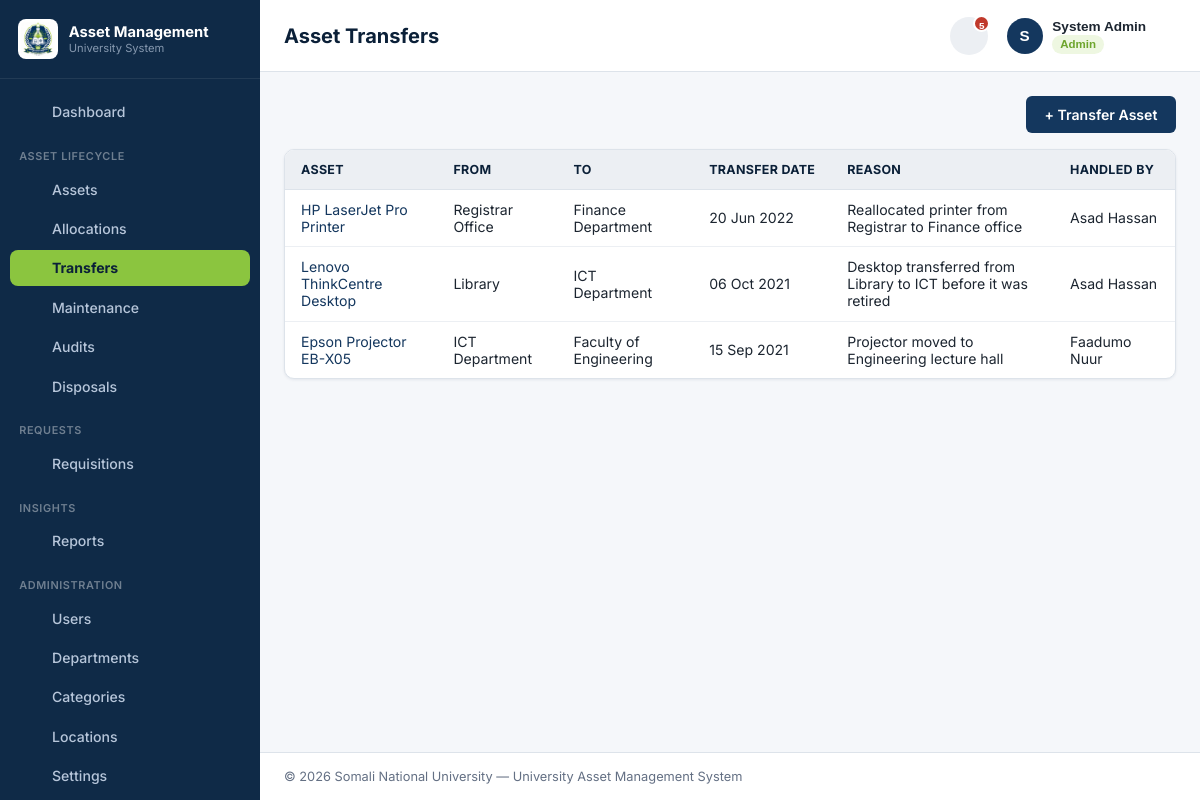
Page /modules/transfers/list.php (signed in) on the committed database.
### tables this page shows
CREATE TABLE asset_transfers (
    transfer_id          INT AUTO_INCREMENT PRIMARY KEY,
    asset_id             INT NOT NULL,
    from_department_id   INT NULL,
    to_department_id     INT NOT NULL,
    transfer_date        DATE NOT NULL,
    handled_by           INT NOT NULL,
    reason               VARCHAR(255) NULL,
    created_at           TIMESTAMP NOT NULL DEFAULT CURRENT_TIMESTAMP,
    updated_at           TIMESTAMP NOT NULL DEFAULT CURRENT_TIMESTAMP ON UPDATE CURRENT_TIMESTAMP,
    CONSTRAINT fk_transfers_asset FOREIGN KEY (asset_id) REFERENCES assets(asset_id)
        ON UPDATE CASCADE ON DELETE CASCADE,
    CONSTRAINT fk_transfers_from_dept FOREIGN KEY (from_department_id) REFERENCES departments(department_id)
        ON UPDATE CASCADE ON DELETE SET NULL,
    CONSTRAINT fk_transfers_to_dept FOREIGN KEY (to_department_id) REFERENCES departments(department_id)
        ON UPDATE CASCADE ON DELETE RESTRICT,
    CONSTRAINT fk_transfers_handled_by FOREIGN KEY (handled_by) REFERENCES users(user_id)
        ON UPDATE CASCADE ON DELETE RESTRICT
);

CREATE TABLE assets (
    asset_id         INT AUTO_INCREMENT PRIMARY KEY,
    name             VARCHAR(150) NOT NULL,
    category_id      INT NOT NULL,
    serial_no        VARCHAR(100) NULL,
    location_id      INT NULL,
    department_id    INT NULL COMMENT 'current custodian department',
    purchase_date    DATE NOT NULL,
    purchase_cost    DECIMAL(12,2) NOT NULL,
    warranty_expiry  DATE NULL,
    status           ENUM('active','under_repair','disposed') NOT NULL DEFAULT 'active',
    description      TEXT NULL,
    created_at       TIMESTAMP NOT NULL DEFAULT CURRENT_TIMESTAMP,
    updated_at       TIMESTAMP NOT NULL DEFAULT CURRENT_TIMESTAMP ON UPDATE CURRENT_TIMESTAMP,
    CONSTRAINT fk_assets_category FOREIGN KEY (category_id) REFERENCES categories(category_id)
        ON UPDATE CASCADE ON DELETE RESTRICT,
    CONSTRAINT fk_assets_location FOREIGN KEY (location_id) REFERENCES locations(location_id)
        ON UPDATE CASCADE ON DELETE SET NULL,
    CONSTRAINT fk_assets_department FOREIGN KEY (department_id) REFERENCES departments(department_id)
        ON UPDATE CASCADE ON DELETE SET NULL
);

CREATE TABLE departments (
    department_id    INT AUTO_INCREMENT PRIMARY KEY,
    department_name  VARCHAR(100) NOT NULL,
    head_id           INT NULL,
    location          VARCHAR(150) NULL,
    created_at        TIMESTAMP NOT NULL DEFAULT CURRENT_TIMESTAMP,
    updated_at        TIMESTAMP NOT NULL DEFAULT CURRENT_TIMESTAMP ON UPDATE CURRENT_TIMESTAMP
);

CREATE TABLE users (
    user_id        INT AUTO_INCREMENT PRIMARY KEY,
    name           VARCHAR(100) NOT NULL,
    email          VARCHAR(150) NOT NULL UNIQUE,
    username       VARCHAR(50) NOT NULL UNIQUE,
    password       VARCHAR(255) NOT NULL,
    role_id        INT NOT NULL,
    department_id  INT NULL,
    status         ENUM('active','inactive') NOT NULL DEFAULT 'active',
    created_at     TIMESTAMP NOT NULL DEFAULT CURRENT_TIMESTAMP,
    updated_at     TIMESTAMP NOT NULL DEFAULT CURRENT_TIMESTAMP ON UPDATE CURRENT_TIMESTAMP,
    CONSTRAINT fk_users_role FOREIGN KEY (role_id) REFERENCES roles(role_id)
        ON UPDATE CASCADE ON DELETE RESTRICT,
    CONSTRAINT fk_users_department FOREIGN KEY (department_id) REFERENCES departments(department_id)
        ON UPDATE CASCADE ON DELETE SET NULL
);

### includes/auth.php (called while the page is built, shortened)
<?php
function isLoggedIn(): bool
{
    return !empty($_SESSION['user_id']);
}
function hasRole(array $roles): bool
{
    return isLoggedIn() && in_array($_SESSION['role_name'], $roles, true);
}

### modules/transfers/list.php (the view, shortened to what this page needs)
<?php
require_once __DIR__ . '/../../includes/bootstrap.php';
$canEdit = hasRole([ROLE_ADMIN, ROLE_OFFICER]);
$where  = [];
$params = [];
$whereSql = $where ? ('WHERE ' . implode(' AND ', $where)) : '';
$sql = "SELECT t.*, a.name AS asset_name, df.department_name AS from_dept, dt.department_name AS to_dept, u.name AS handled_by_name
        FROM asset_transfers t
        JOIN assets a ON a.asset_id = t.asset_id
        LEFT JOIN departments df ON df.department_id = t.from_department_id
        LEFT JOIN departments dt ON dt.department_id = t.to_department_id
        LEFT JOIN users u ON u.user_id = t.handled_by
        $whereSql
        ORDER BY t.transfer_date DESC";
$stmt = $pdo->prepare($sql);
$stmt->execute($params);
$rows = $stmt->fetchAll();
include __DIR__ . '/../../includes/layout/header.php';
?>
<div class="card-header">
    <?php if ($canEdit): ?>
        <a href="<?= APP_URL ?>/modules/transfers/add.php" class="btn btn-primary">+ Transfer Asset</a>
    <?php endif; ?>
</div>
<div class="table-wrap">
<table id="transfersTable">
    <thead>
        <tr>
            <th data-sort>Asset</th>
            <th data-sort>From</th>
            <th data-sort>To</th>
            <th data-sort>Transfer Date</th>
            <th data-sort>Reason</th>
            <th data-sort>Handled By</th>
        </tr>
    </thead>
    <tbody>
    <?php foreach ($rows as $r): ?>
        <tr>
            <td><a href="<?= APP_URL ?>/modules/assets/view.php?id=<?= (int) $r['asset_id'] ?>"><?= e($r['asset_name']) ?></a></td>
            <td><?= e($r['from_dept'] ?? '—') ?></td>
            <td><?= e($r['to_dept'] ?? '—') ?></td>
            <td><?= formatDate($r['transfer_date']) ?></td>
            <td><?= e($r['reason'] ?? '—') ?></td>
            <td><?= e($r['handled_by_name'] ?? '—') ?></td>
        </tr>
    <?php endforeach; ?>
    </tbody>
</table>
</div>
<?php include __DIR__ . '/../../includes/layout/footer.php'; ?>

### static/css/style.css (style rules this page uses)
:root { --color-sidebar-bg: #0f2a47; --color-sidebar-bg-active: #16385e; --color-sidebar-text: #b7c6da; --color-sidebar-text-active: #ffffff; --color-primary: #14375e; --color-primary-dark: #0b2038; --color-primary-light: #e8edf3; --color-accent: #8bc53f; --color-accent-dark: #6ea52d; --color-accent-light: #eef7e1; --color-white: #ffffff; --color-gray-50: #f5f7fa; --color-gray-100: #eceff3; --color-gray-200: #dde3ea; --color-gray-300: #c3ccd6; --color-gray-500: #7c8898; --color-gray-700: #444e5c; --color-text: #1c2530; --color-text-muted: #647084; --color-success: #4c9a2a; --color-success-bg: #eef7e1; --color-warning: #c9861a; --color-warning-bg: #fbf0dd; --color-danger: #c0392b; --color-danger-bg: #fbe9e7; --color-neutral-bg: #eceff3; --radius: 10px; --shadow-sm: 0 1px 3px rgba(15, 42, 71, 0.08); --shadow-md: 0 8px 24px rgba(15, 42, 71, 0.14); --sidebar-width: 260px; }
* { box-sizing: border-box; }
body { margin: 0; font-family: 'Inter', 'Segoe UI', Tahoma, Geneva, Verdana, sans-serif; background: var(--color-gray-50); color: var(--color-text); font-size: 14.5px; }
a { color: var(--color-primary); text-decoration: none; }
.card-header { display: flex; align-items: center; justify-content: space-between; margin-bottom: 1rem; }
.btn { display: inline-flex; align-items: center; justify-content: center; gap: 0.4rem; padding: 0.55rem 1.1rem; border-radius: 6px; border: 1px solid transparent; font-size: 0.88rem; font-weight: 600; cursor: pointer; text-decoration: none; }
.btn-primary { background: var(--color-primary); color: #fff; }
.table-wrap { background: var(--color-white); border: 1px solid var(--color-gray-200); border-radius: var(--radius); overflow-x: auto; box-shadow: var(--shadow-sm); }
table { width: 100%; border-collapse: collapse; font-size: 0.88rem; }
thead th { background: var(--color-gray-100); color: var(--color-primary-dark); text-align: left; padding: 0.75rem 1rem; font-size: 0.78rem; text-transform: uppercase; letter-spacing: 0.3px; border-bottom: 1px solid var(--color-gray-200); cursor: pointer; white-space: nowrap; }
tbody td { padding: 0.7rem 1rem; border-bottom: 1px solid var(--color-gray-100); vertical-align: middle; }
tbody tr:last-child td { border-bottom: none; }

### rows in the picture
asset_transfers: asset.name "HP LaserJet Pro Printer", from_department.department_name "Registrar Office", to_department.department_name "Finance Department", transfer_date "20 Jun 2022", reason "Reallocated printer from Registrar to Finance office", handled_by.name "Asad Hassan"
asset_transfers: asset.name "Lenovo ThinkCentre Desktop", from_department.department_name "Library", to_department.department_name "ICT Department", transfer_date "06 Oct 2021", reason "Desktop transferred from Library to ICT before it was retired", handled_by.name "Asad Hassan"
asset_transfers: asset.name "Epson Projector EB-X05", from_department.department_name "ICT Department", to_department.department_name "Faculty of Engineering", transfer_date "15 Sep 2021", reason "Projector moved to Engineering lecture hall", handled_by.name "Faadumo Nuur"

### other values in the picture
t('brand.title') "Asset Management"
t('brand.subtitle') "University System"
$label "Dashboard Assets Allocations Transfers Maintenance Audits Disposals Requisitions Reports Users Departments Categories Locations Settings"
t('nav.section.assets') "ASSET LIFECYCLE"
t('nav.section.requests') "REQUESTS"
t('nav.section.insights') "INSIGHTS"
t('nav.section.admin') "ADMINISTRATION"
$pageTitle "Asset Transfers"
$pendingAlertTotal "5"
mb_strtoupper(mb_substr($user['name'] ?? 'A', 0, 1)) "S"
$user['name'] "System Admin"
$user['role_name'] "Admin"
$uniName "Somali National University"
t('footer.system_name') "University Asset Management System"
